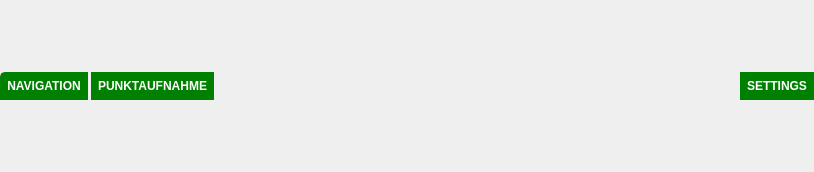
<?xml version="1.0" encoding="UTF-8"?>
<ui version="4.0">
 <class>Form</class>
 <widget class="QWidget" name="Form">
  <property name="geometry">
   <rect>
    <x>0</x>
    <y>0</y>
    <width>814</width>
    <height>172</height>
   </rect>
  </property>
  <property name="windowTitle">
   <string>Form</string>
  </property>
  <property name="styleSheet">
   <string notr="true"/>
  </property>
  <layout class="QVBoxLayout" name="verticalLayout">
   <property name="leftMargin">
    <number>0</number>
   </property>
   <property name="topMargin">
    <number>0</number>
   </property>
   <property name="rightMargin">
    <number>0</number>
   </property>
   <property name="bottomMargin">
    <number>0</number>
   </property>
   <item>
    <layout class="QHBoxLayout" name="horizontalLayout_3">
     <property name="spacing">
      <number>3</number>
     </property>
     <property name="topMargin">
      <number>0</number>
     </property>
     <property name="bottomMargin">
      <number>0</number>
     </property>
     <item>
      <widget class="QPushButton" name="lfbNavigationButton">
       <property name="font">
        <font>
         <weight>75</weight>
         <bold>true</bold>
        </font>
       </property>
       <property name="cursor">
        <cursorShape>PointingHandCursor</cursorShape>
       </property>
       <property name="styleSheet">
        <string notr="true">QPushButton{
	border: 2px solid #333;
	color: #555;
	padding: 5px;
	border-top-left-radius: 5px;
}
QPushButton:checked{
	background-color: yellow;
}
QPushButton:enabled{
	border:  2px solid green;
	background-color: green;
	color: #fff;
}</string>
       </property>
       <property name="text">
        <string>NAVIGATION</string>
       </property>
       <property name="checkable">
        <bool>true</bool>
       </property>
       <property name="checked">
        <bool>true</bool>
       </property>
      </widget>
     </item>
     <item>
      <widget class="QPushButton" name="lfbPointButton">
       <property name="font">
        <font>
         <weight>75</weight>
         <bold>true</bold>
        </font>
       </property>
       <property name="cursor">
        <cursorShape>PointingHandCursor</cursorShape>
       </property>
       <property name="styleSheet">
        <string notr="true">QPushButton{
	border: 2px solid #333;
	color: #555;
	padding: 5px;
}
QPushButton:hover{
	background-color: yellow;
}
QPushButton:enabled{
	border:  2px solid green;
	background-color: green;
	color: #fff;
}</string>
       </property>
       <property name="text">
        <string>PUNKTAUFNAHME</string>
       </property>
       <property name="checkable">
        <bool>true</bool>
       </property>
      </widget>
     </item>
     <item>
      <spacer name="horizontalSpacer">
       <property name="orientation">
        <enum>Qt::Horizontal</enum>
       </property>
       <property name="sizeHint" stdset="0">
        <size>
         <width>40</width>
         <height>10</height>
        </size>
       </property>
      </spacer>
     </item>
     <item>
      <widget class="QPushButton" name="lfbSettingsButton">
       <property name="font">
        <font>
         <weight>75</weight>
         <bold>true</bold>
        </font>
       </property>
       <property name="cursor">
        <cursorShape>PointingHandCursor</cursorShape>
       </property>
       <property name="styleSheet">
        <string notr="true">QPushButton{
	border: 2px solid #333;
	color: #555;
	padding: 5px;
}
QPushButton:hover{
	background-color: yellow;
}
QPushButton:enabled{
	border:  2px solid green;
	background-color: green;
	color: #fff;
}</string>
       </property>
       <property name="text">
        <string>SETTINGS</string>
       </property>
      </widget>
     </item>
    </layout>
   </item>
  </layout>
 </widget>
 <resources/>
 <connections/>
</ui>
